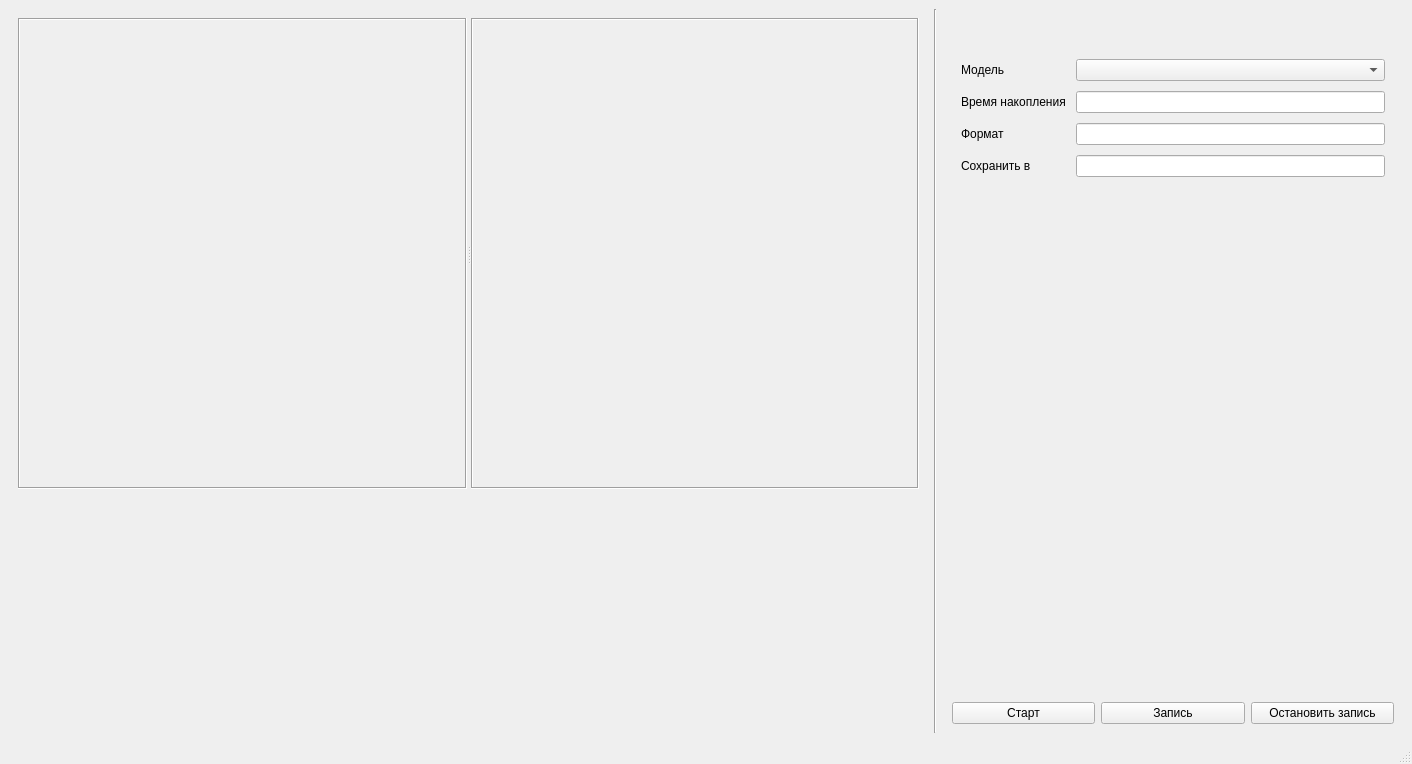
<?xml version="1.0" encoding="UTF-8"?>
<ui version="4.0">
 <class>mainWindow</class>
 <widget class="QMainWindow" name="mainWindow">
  <property name="geometry">
   <rect>
    <x>0</x>
    <y>0</y>
    <width>1412</width>
    <height>764</height>
   </rect>
  </property>
  <property name="sizePolicy">
   <sizepolicy hsizetype="Preferred" vsizetype="Preferred">
    <horstretch>1</horstretch>
    <verstretch>1</verstretch>
   </sizepolicy>
  </property>
  <property name="windowTitle">
   <string>СПО</string>
  </property>
  <widget class="QWidget" name="centralwidget">
   <property name="sizePolicy">
    <sizepolicy hsizetype="Preferred" vsizetype="Preferred">
     <horstretch>1</horstretch>
     <verstretch>1</verstretch>
    </sizepolicy>
   </property>
   <layout class="QHBoxLayout" name="horizontalLayout" stretch="4,0,2">
    <item>
     <widget class="QWidget" name="videoCaptureWidget" native="true">
      <property name="sizePolicy">
       <sizepolicy hsizetype="Preferred" vsizetype="Preferred">
        <horstretch>0</horstretch>
        <verstretch>0</verstretch>
       </sizepolicy>
      </property>
      <layout class="QVBoxLayout" name="verticalLayout_3" stretch="2,1">
       <property name="sizeConstraint">
        <enum>QLayout::SizeConstraint::SetMinimumSize</enum>
       </property>
       <item>
        <widget class="QSplitter" name="splitter">
         <property name="sizePolicy">
          <sizepolicy hsizetype="Ignored" vsizetype="Ignored">
           <horstretch>0</horstretch>
           <verstretch>0</verstretch>
          </sizepolicy>
         </property>
         <property name="sizeIncrement">
          <size>
           <width>0</width>
           <height>0</height>
          </size>
         </property>
         <property name="frameShape">
          <enum>QFrame::Shape::NoFrame</enum>
         </property>
         <property name="midLineWidth">
          <number>0</number>
         </property>
         <property name="orientation">
          <enum>Qt::Orientation::Horizontal</enum>
         </property>
         <widget class="QLabel" name="videoCaptureLabel">
          <property name="sizePolicy">
           <sizepolicy hsizetype="Ignored" vsizetype="Ignored">
            <horstretch>0</horstretch>
            <verstretch>0</verstretch>
           </sizepolicy>
          </property>
          <property name="minimumSize">
           <size>
            <width>78</width>
            <height>68</height>
           </size>
          </property>
          <property name="baseSize">
           <size>
            <width>0</width>
            <height>0</height>
           </size>
          </property>
          <property name="frameShape">
           <enum>QFrame::Shape::Box</enum>
          </property>
          <property name="frameShadow">
           <enum>QFrame::Shadow::Sunken</enum>
          </property>
          <property name="text">
           <string/>
          </property>
          <property name="scaledContents">
           <bool>false</bool>
          </property>
         </widget>
         <widget class="QLabel" name="inferenceLabel">
          <property name="sizePolicy">
           <sizepolicy hsizetype="Ignored" vsizetype="Ignored">
            <horstretch>0</horstretch>
            <verstretch>0</verstretch>
           </sizepolicy>
          </property>
          <property name="minimumSize">
           <size>
            <width>78</width>
            <height>68</height>
           </size>
          </property>
          <property name="sizeIncrement">
           <size>
            <width>0</width>
            <height>0</height>
           </size>
          </property>
          <property name="frameShape">
           <enum>QFrame::Shape::Box</enum>
          </property>
          <property name="frameShadow">
           <enum>QFrame::Shadow::Sunken</enum>
          </property>
          <property name="text">
           <string/>
          </property>
         </widget>
        </widget>
       </item>
       <item>
        <spacer name="verticalSpacer">
         <property name="orientation">
          <enum>Qt::Orientation::Vertical</enum>
         </property>
         <property name="sizeType">
          <enum>QSizePolicy::Policy::Preferred</enum>
         </property>
         <property name="sizeHint" stdset="0">
          <size>
           <width>10</width>
           <height>50</height>
          </size>
         </property>
        </spacer>
       </item>
      </layout>
     </widget>
    </item>
    <item>
     <widget class="Line" name="line">
      <property name="orientation">
       <enum>Qt::Orientation::Vertical</enum>
      </property>
     </widget>
    </item>
    <item>
     <widget class="QWidget" name="settingsWidget" native="true">
      <layout class="QVBoxLayout" name="verticalLayout">
       <property name="sizeConstraint">
        <enum>QLayout::SizeConstraint::SetDefaultConstraint</enum>
       </property>
       <property name="topMargin">
        <number>0</number>
       </property>
       <item>
        <widget class="QScrollArea" name="settingsScrollArea">
         <property name="sizePolicy">
          <sizepolicy hsizetype="Expanding" vsizetype="Preferred">
           <horstretch>0</horstretch>
           <verstretch>0</verstretch>
          </sizepolicy>
         </property>
         <property name="frameShape">
          <enum>QFrame::Shape::NoFrame</enum>
         </property>
         <property name="widgetResizable">
          <bool>true</bool>
         </property>
         <property name="alignment">
          <set>Qt::AlignmentFlag::AlignLeading|Qt::AlignmentFlag::AlignLeft|Qt::AlignmentFlag::AlignTop</set>
         </property>
         <widget class="QWidget" name="settingsScrollAreaContents">
          <property name="geometry">
           <rect>
            <x>0</x>
            <y>0</y>
            <width>442</width>
            <height>344</height>
           </rect>
          </property>
          <layout class="QVBoxLayout" name="verticalLayout_2">
           <property name="spacing">
            <number>10</number>
           </property>
           <property name="sizeConstraint">
            <enum>QLayout::SizeConstraint::SetMinAndMaxSize</enum>
           </property>
           <property name="topMargin">
            <number>50</number>
           </property>
           <property name="bottomMargin">
            <number>9</number>
           </property>
           <item>
            <layout class="QGridLayout" name="settingsGridLayout">
             <item row="0" column="1">
              <widget class="QComboBox" name="modelComboBox"/>
             </item>
             <item row="1" column="1">
              <widget class="QLineEdit" name="exposureEdit"/>
             </item>
             <item row="2" column="1">
              <widget class="QLineEdit" name="formatEdit"/>
             </item>
             <item row="3" column="1">
              <widget class="QLineEdit" name="saveEdit"/>
             </item>
             <item row="0" column="0">
              <widget class="QLabel" name="modelLabel">
               <property name="text">
                <string>Модель</string>
               </property>
              </widget>
             </item>
             <item row="1" column="0">
              <widget class="QLabel" name="exposureLabel">
               <property name="text">
                <string>Время накопления</string>
               </property>
              </widget>
             </item>
             <item row="2" column="0">
              <widget class="QLabel" name="formatLabel">
               <property name="text">
                <string>Формат</string>
               </property>
              </widget>
             </item>
             <item row="3" column="0">
              <widget class="QLabel" name="saveLabel">
               <property name="text">
                <string>Сохранить в</string>
               </property>
              </widget>
             </item>
            </layout>
           </item>
          </layout>
         </widget>
        </widget>
       </item>
       <item>
        <layout class="QHBoxLayout" name="buttonsLayout">
         <property name="sizeConstraint">
          <enum>QLayout::SizeConstraint::SetDefaultConstraint</enum>
         </property>
         <item>
          <widget class="QPushButton" name="startButton">
           <property name="text">
            <string>Старт</string>
           </property>
          </widget>
         </item>
         <item>
          <widget class="QPushButton" name="recordButton">
           <property name="text">
            <string>Запись</string>
           </property>
          </widget>
         </item>
         <item>
          <widget class="QPushButton" name="stopButton">
           <property name="text">
            <string>Остановить запись</string>
           </property>
          </widget>
         </item>
        </layout>
       </item>
      </layout>
     </widget>
    </item>
   </layout>
  </widget>
  <widget class="QMenuBar" name="menuBar">
   <property name="geometry">
    <rect>
     <x>0</x>
     <y>0</y>
     <width>1412</width>
     <height>22</height>
    </rect>
   </property>
  </widget>
  <widget class="QStatusBar" name="statusBar"/>
 </widget>
 <resources/>
 <connections/>
</ui>
